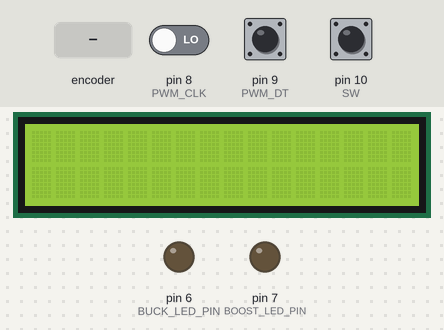
Bench run of a sketch on a simulated Arduino Uno, built with avr-gcc and run on an emulated ATmega328P. Parts: 16×2 character LCD, output pins drawn as LEDs (lit = HIGH). The test bench sets the inputs (shaded band); at power-on: pin 8 (PWM_CLK) LOW, pin 9 (PWM_DT) HIGH, pin 10 (SW) HIGH.

Above: at 1.2 s.
1.3 s: rotary encoder on pin 8 (PWM_CLK) / pin 9 (PWM_DT) turned 3 steps (first pin leading)
At 2.0 s:
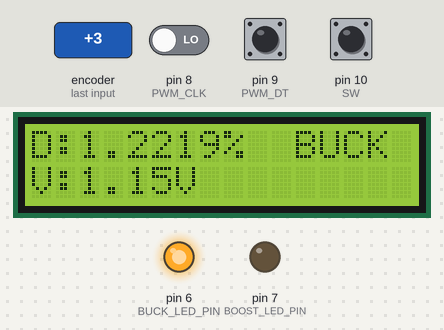
3.4 s: rotary encoder on pin 8 (PWM_CLK) / pin 9 (PWM_DT) turned 1 step (first pin leading)
At 4.5 s:
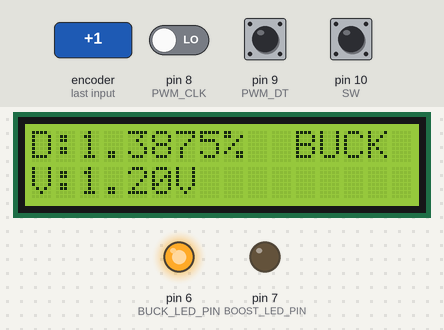
Timing chart, 0 to 6.4 s (numbered marks = the images above; inputs shaded):
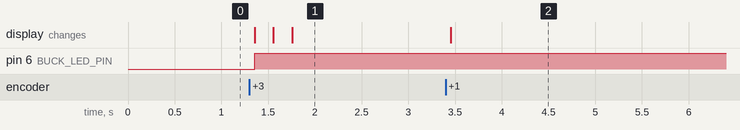

Measured:
- after the input at 1.3 s, pin 6 (BUCK_LED_PIN): LOW → HIGH after 0.06 s; the display: first changes after 0.06 s (image 1 shows a later state)
- after the input at 3.4 s, the display: changes after 0.06 s (image 2)

The sketch:

RevB.ino
```cpp
#include <Arduino.h>
#include <LiquidCrystal.h>

LiquidCrystal lcd(12, 11, 5, 4, 3, 2);

#define PWM_CLK 8
#define PWM_DT 9
#define SW 10

const int BUCK_LED_PIN = 6;
const int BOOST_LED_PIN = 7;

const int FINE_ADJUSTMENT = 1;   // 0.05V steps
const int LARGER_ADJUSTMENT = 20; // 1V steps

float desiredVoltage = 1.0;
bool fineAdjust = true;
int lastButtonState = HIGH;

void setup() {
    pinMode(PWM_CLK, INPUT);
    pinMode(PWM_DT, INPUT);
    pinMode(SW, INPUT_PULLUP);

    pinMode(BUCK_LED_PIN, OUTPUT);
    pinMode(BOOST_LED_PIN, OUTPUT);

    Serial.begin(9600);
    lcd.begin(16, 2);
}

void readEncoder() {
    static int lastStatePWMCLK = LOW;
    int currentStatePWMCLK = digitalRead(PWM_CLK);

    if (currentStatePWMCLK != lastStatePWMCLK && currentStatePWMCLK == 1) {
        if (digitalRead(PWM_DT) == 0) {
            desiredVoltage += (fineAdjust) ? 0.05 : 1.0;
        } else {
            desiredVoltage -= (fineAdjust) ? 0.05 : 1.0;
        }

        // Boundary checks
        if (desiredVoltage > 200) desiredVoltage = 200;
        if (desiredVoltage < 0) desiredVoltage = 0;

        displayOutput();
    }
    lastStatePWMCLK = currentStatePWMCLK;
}

void handleSwitchDebounce() {
    int buttonState = digitalRead(SW);
    if (buttonState == LOW && lastButtonState == HIGH) {
        fineAdjust = !fineAdjust;
        delay(50); // Debounce delay
    }
    lastButtonState = buttonState;
}

void displayOutput() {
    float dutyCycle = 0.0;
    bool isBuck = true;

    if (desiredVoltage <= 30.0) {
        dutyCycle = (desiredVoltage - 0.7811) / 0.3019;
        isBuck = true;
    } else {
        dutyCycle = log((desiredVoltage / 27.198)) / 0.2716;
        isBuck = false;
    }

    lcd.clear(); // Clear the LCD first

    // Display duty cycle on the LCD's first row
    lcd.setCursor(0, 0);
    lcd.print("D:");
    lcd.print(dutyCycle, 4);
    lcd.print("%");

    // Adjust cursor position to display mode at the end of the first row
    lcd.setCursor(11, 0);
    lcd.print(isBuck ? "BUCK" : "BOOST");

    // Display desired voltage on the second row
    lcd.setCursor(0, 1);
    lcd.print("V:");
    lcd.print(desiredVoltage, 2);
    lcd.print("V");

    digitalWrite(BUCK_LED_PIN, isBuck ? HIGH : LOW);
    digitalWrite(BOOST_LED_PIN, isBuck ? LOW : HIGH);
}

void loop() {
    readEncoder();
    handleSwitchDebounce();
}
```
